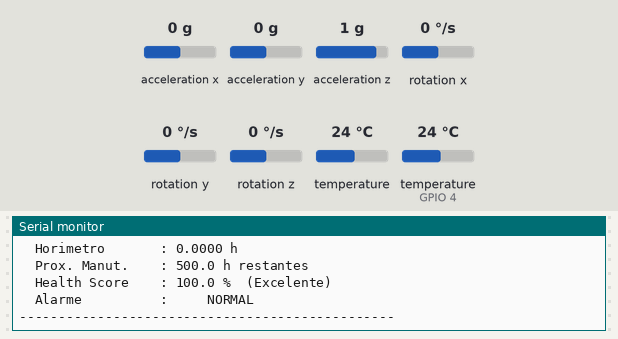
A program run on a simulated ESP32-S3. On the bench: the last lines printed to the serial monitor. Inputs (shaded band) come from the test bench; at power-on: acceleration z 1 g, acceleration x 0 g, temperature (sensor on GPIO 4) 24 °C, acceleration y 0 g, rotation x 0 °/s, rotation y 0 °/s, rotation z 0 °/s, temperature 24 °C.

Above: at 1.9 s.
2.0 s: acceleration z set to -1.4 g
At 3.0 s:
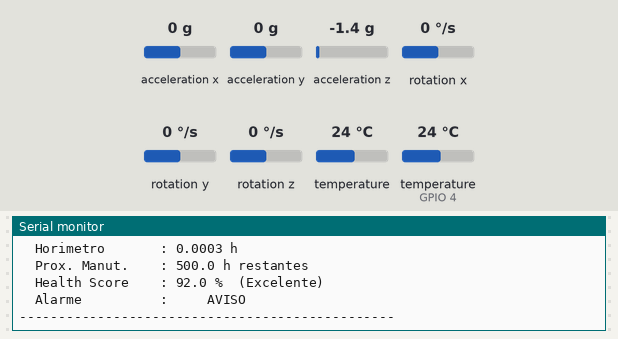
4.9 s: acceleration x set to -1.4 g
At 6.0 s:
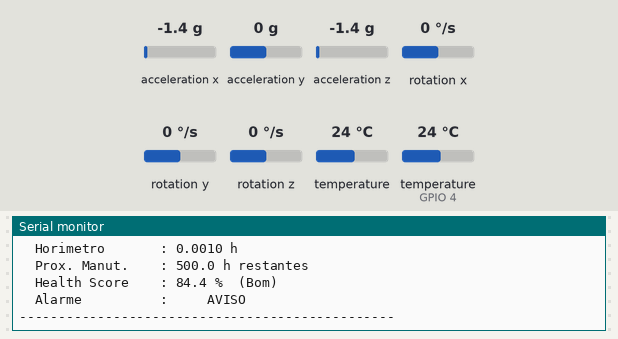
7.6 s: temperature (sensor on GPIO 4) set to 12 °C
9.1 s: acceleration y set to -1.4 g
At 10.4 s:
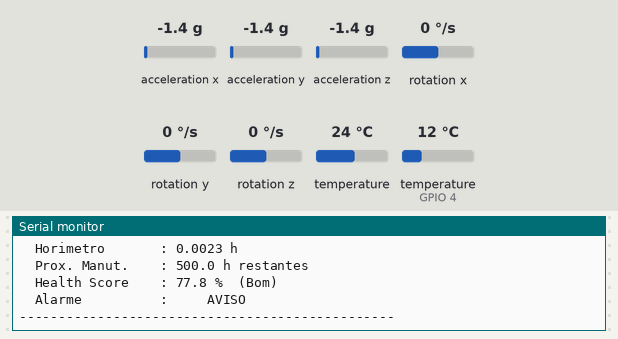
10.6 s: temperature (sensor on GPIO 4) set to 19 °C
Timing chart, 0 to 13.1 s (numbered marks = the images above; inputs shaded):
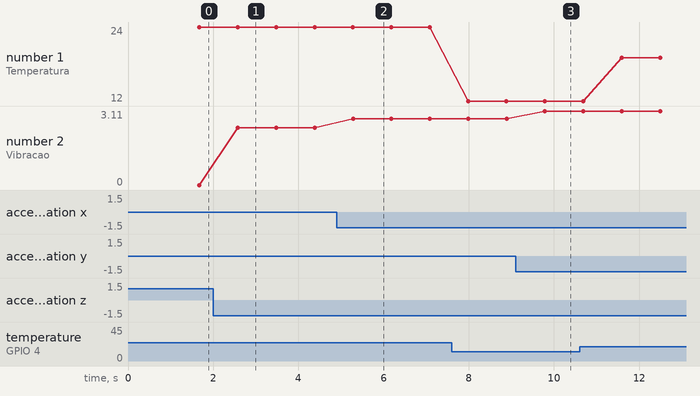

The program:

main.cpp
```cpp
// =============================================================================
//  Project SIGMA - Sistema Inteligente para Gestão e Monitoramento de Ativos
//  Plataforma : ESP32-S3-DevKitC-1
//  Framework  : Arduino via PlatformIO
//  Sensores   : DS18B20 (temperatura) + MPU6050 (vibração)
//  Protocolo  : Serial 115200 baud (MQTT será adicionado futuramente)
// =============================================================================

// -------------------------
//  Bibliotecas necessárias
// -------------------------
#include <Arduino.h>
#include <Wire.h>                   // Comunicação I2C (MPU6050)
#include <OneWire.h>                // Protocolo 1-Wire (DS18B20)
#include <DallasTemperature.h>      // Biblioteca do sensor DS18B20
#include <Adafruit_MPU6050.h>       // Biblioteca do acelerômetro/giroscópio MPU6050
#include <Adafruit_Sensor.h>        // Abstração de sensor da Adafruit (dependência)

// -------------------------
//  Definição de pinos
// -------------------------
#define PINO_ONE_WIRE   4   // Pino de dados do DS18B20 (com resistor pull-up 4.7kΩ)
#define PINO_MPU_SDA    8   // Pino SDA do barramento I2C
#define PINO_MPU_SCL    9   // Pino SCL do barramento I2C
#define PINO_MPU_INT   14   // Pino de interrupção do MPU6050 (não usado ativamente)

// -------------------------
//  Configurações do sistema
// -------------------------
#define INTERVALO_LEITURA_MS     100    // Intervalo entre leituras (milissegundos)
#define INTERVALO_MANUTENCAO_H   500.0  // Horas entre manutenções preventivas
#define TEMP_AVISO_MIN           25.0   // Temperatura mínima para operação normal (°C)
#define TEMP_AVISO_MAX           55.0   // Temperatura máxima antes de gerar aviso (°C)
#define TEMP_CRITICA             65.0   // Temperatura crítica — alarme máximo (°C)
#define VIB_AVISO                2.0    // Vibração em g para gerar aviso
#define VIB_CRITICA              4.0    // Vibração em g para estado crítico

// -------------------------
//  Instâncias dos sensores
// -------------------------

// Forward declarations
float calcularVibracaoRMS();
float calcularHealthScore(float temp, float vib, float horas);
String classificarAlarme(float temp, float vib);
String obterClassificacaoHealth(float score);
void imprimirRelatorio();

OneWire         barramento1Wire(PINO_ONE_WIRE); // Barramento 1-Wire no pino definido
DallasTemperature sensorTemp(&barramento1Wire); // Sensor DS18B20 no barramento
Adafruit_MPU6050  mpu;                          // Objeto do MPU6050

// -------------------------
//  Variáveis de controle
// -------------------------
unsigned long ultimaLeitura    = 0;   // Timestamp da última leitura (ms)
unsigned long inicioSistema    = 0;   // Timestamp do início do sistema (ms)
float         temperatura      = 0.0; // Temperatura lida em °C
float         vibracaoRMS      = 0.0; // Vibração resultante em g
float         horimetro        = 0.0; // Horas de operação acumuladas
float         healthScore      = 0.0; // Pontuação de saúde do motor (0–100%)
String        statusAlarme     = "";  // Status do alarme: NORMAL / AVISO / CRITICO

// =============================================================================
//  FUNÇÃO: calcularVibracaoRMS
//  Lê 50 amostras do acelerômetro MPU6050 e calcula a magnitude RMS resultante.
//  Subtrai 1g do eixo Z para remover o efeito da gravidade estática.
//  Retorna: vibração em unidades g (força gravitacional)
// =============================================================================
float calcularVibracaoRMS() {
  const int   NUM_AMOSTRAS = 50;      // Quantidade de amostras para média
  float       somaQuadrados = 0.0;    // Acumulador dos quadrados das magnitudes
  sensors_event_t accel, gyro, temp;  // Estruturas de evento do sensor

  for (int i = 0; i < NUM_AMOSTRAS; i++) {
    mpu.getEvent(&accel, &gyro, &temp); // Lê todos os eixos do MPU6050

    // Calcula magnitude 3D em m/s² e converte para g (1g = 9.81 m/s²)
    float ax = accel.acceleration.x / 9.81;
    float ay = accel.acceleration.y / 9.81;
    float az = (accel.acceleration.z / 9.81) - 1.0; // Remove gravidade estática no eixo Z

    // Acumula o quadrado da magnitude resultante
    somaQuadrados += (ax * ax) + (ay * ay) + (az * az);
  }

  // Retorna a raiz quadrada da média dos quadrados (RMS)
  return sqrt(somaQuadrados / NUM_AMOSTRAS);
}

// =============================================================================
//  FUNÇÃO: calcularHealthScore
//  Calcula a pontuação de saúde do motor de 0 a 100%.
//
//  Pesos:
//    - Temperatura  : 40%
//    - Vibração     : 40%
//    - Horímetro    : 20%
//
//  Retorna: healthScore entre 0.0 e 100.0
// =============================================================================
float calcularHealthScore(float temp, float vib, float horas) {
  // --- Componente de temperatura (0.0 a 1.0) ---
  // Abaixo de TEMP_AVISO_MAX → saúde plena
  // Acima de TEMP_CRITICA    → saúde zero neste componente
  float scoreTemp;
  if (temp <= TEMP_AVISO_MAX) {
    scoreTemp = 1.0; // Temperatura dentro do range normal
  } else if (temp >= TEMP_CRITICA) {
    scoreTemp = 0.0; // Temperatura crítica — componente zerado
  } else {
    // Degradação linear entre TEMP_AVISO_MAX e TEMP_CRITICA
    scoreTemp = 1.0 - ((temp - TEMP_AVISO_MAX) / (TEMP_CRITICA - TEMP_AVISO_MAX));
  }

  // --- Componente de vibração (0.0 a 1.0) ---
  // Abaixo de VIB_AVISO  → saúde plena
  // Acima de VIB_CRITICA → saúde zero neste componente
  float scoreVib;
  if (vib <= VIB_AVISO) {
    scoreVib = 1.0; // Vibração dentro do range normal
  } else if (vib >= VIB_CRITICA) {
    scoreVib = 0.0; // Vibração crítica — componente zerado
  } else {
    // Degradação linear entre VIB_AVISO e VIB_CRITICA
    scoreVib = 1.0 - ((vib - VIB_AVISO) / (VIB_CRITICA - VIB_AVISO));
  }

  // --- Componente de horímetro (0.0 a 1.0) ---
  // Degrada nos últimos 20% do intervalo de manutenção
  float limiteDegrade = INTERVALO_MANUTENCAO_H * 0.80; // 80% do intervalo = 400h
  float scoreHoras;
  if (horas <= limiteDegrade) {
    scoreHoras = 1.0; // Dentro do período seguro
  } else if (horas >= INTERVALO_MANUTENCAO_H) {
    scoreHoras = 0.0; // Manutenção vencida
  } else {
    // Degradação linear nos últimos 20% do intervalo
    scoreHoras = 1.0 - ((horas - limiteDegrade) / (INTERVALO_MANUTENCAO_H - limiteDegrade));
  }

  // --- Score final ponderado (0 a 100%) ---
  // Temperatura: 40% | Vibração: 40% | Horímetro: 20%
  return (scoreTemp * 40.0) + (scoreVib * 40.0) + (scoreHoras * 20.0);
}

// =============================================================================
//  FUNÇÃO: classificarAlarme
//  Determina o nível de alarme com base nos valores medidos.
//
//  Prioridade: CRITICO > AVISO > NORMAL
//  Retorna: String com o nível de alarme
// =============================================================================
String classificarAlarme(float temp, float vib) {
  // Verifica condições críticas (qualquer sensor em estado crítico)
  if (temp >= TEMP_CRITICA || vib >= VIB_CRITICA) {
    return "*** CRITICO ***";
  }
  // Verifica condições de aviso (qualquer sensor acima do limite normal)
  if (temp >= TEMP_AVISO_MAX || vib >= VIB_AVISO) {
    return "    AVISO    ";
  }
  // Operação normal
  return "    NORMAL   ";
}

// =============================================================================
//  FUNÇÃO: obterClassificacaoHealth
//  Retorna uma string descritiva para o health score calculado.
// =============================================================================
String obterClassificacaoHealth(float score) {
  if (score >= 90.0) return "Excelente";
  if (score >= 70.0) return "Bom";
  if (score >= 50.0) return "Manutencao Recomendada";
  return "CONDICAO CRITICA";
}

// =============================================================================
//  FUNÇÃO: imprimirRelatorio
//  Formata e imprime no Monitor Serial o relatório completo de status do motor.
// =============================================================================
void imprimirRelatorio() {
  float horasRestantes = INTERVALO_MANUTENCAO_H - horimetro;
  if (horasRestantes < 0) horasRestantes = 0; // Nunca exibir valor negativo

  Serial.println(F("------------------------------------------------"));
  Serial.print(F("  Timestamp       : "));
  Serial.print(millis());
  Serial.println(F(" ms"));
  Serial.println(F("------------------------------------------------"));

  // --- Temperatura ---
  Serial.print(F("  Temperatura     : "));
  Serial.print(temperatura, 1);
  Serial.println(F(" oC"));

  // --- Vibração ---
  Serial.print(F("  Vibracao        : "));
  Serial.print(vibracaoRMS, 3);
  Serial.println(F(" g"));

  // --- Horímetro ---
  Serial.print(F("  Horimetro       : "));
  Serial.print(horimetro, 4);
  Serial.println(F(" h"));

  // --- Próxima manutenção ---
  Serial.print(F("  Prox. Manut.    : "));
  Serial.print(horasRestantes, 1);
  Serial.println(F(" h restantes"));

  // --- Health Score ---
  Serial.print(F("  Health Score    : "));
  Serial.print(healthScore, 1);
  Serial.print(F(" %  ("));
  Serial.print(obterClassificacaoHealth(healthScore));
  Serial.println(F(")"));

  // --- Alarme ---
  Serial.print(F("  Alarme          : "));
  Serial.println(statusAlarme);

  Serial.println(F("------------------------------------------------"));
  Serial.println(); // Linha em branco para separar leituras
}

// =============================================================================
//  SETUP — Executado uma única vez na inicialização
// =============================================================================
void setup() {
  // Inicia comunicação serial para debug e monitoramento
  Serial.begin(115200);
  delay(500); // Aguarda estabilização da porta serial

  Serial.println(F("=============================================="));
  Serial.println(F("  Project SIGMA - Iniciando Sistema...       "));
  Serial.println(F("=============================================="));

  // ------------------------------------------
  //  Inicialização do barramento I2C (MPU6050)
  // ------------------------------------------
  // Inicia I2C com pinos definidos e clock explícito de 400 kHz (Fast Mode)
  // IMPORTANTE: sem Wire.setClock() a biblioteca Adafruit pode falhar no begin()
  Wire.begin(PINO_MPU_SDA, PINO_MPU_SCL);
  Wire.setClock(400000); // 400 kHz — Fast Mode I2C
  delay(150); // Aguarda MPU6050 completar boot interno (mínimo 100 ms recomendado)
  Serial.println(F("  [I2C] Barramento I2C iniciado (400 kHz Fast Mode)."));

  // Tenta conectar ao MPU6050 no endereço padrão 0x68
  // Realiza até 5 tentativas com intervalo de 200 ms entre elas
  // (o sensor pode demorar a responder logo após o power-on)
  bool mpuOk = false;
  for (int tentativa = 1; tentativa <= 5; tentativa++) {
    Serial.print(F("  [I2C] Tentativa "));
    Serial.print(tentativa);
    Serial.print(F(" de 5 — procurando MPU6050 (0x68)..."));
    if (mpu.begin()) {
      mpuOk = true;
      Serial.println(F(" ENCONTRADO!"));
      break;
    }
    Serial.println(F(" nao respondeu."));
    delay(200); // Pausa antes da próxima tentativa
  }

  if (!mpuOk) {
    // Todas as tentativas falharam — exibe checklist de diagnóstico
    Serial.println(F(""));
    Serial.println(F("  [ERRO FATAL] MPU6050 nao encontrado!"));
    Serial.println(F("  Checklist de diagnostico:"));
    Serial.println(F("    1. Pull-up 4.7k no SDA (GPIO8) ligado ao 3.3V?"));
    Serial.println(F("    2. Pull-up 4.7k no SCL (GPIO9) ligado ao 3.3V?"));
    Serial.println(F("    3. VCC do MPU6050 ligado ao 3.3V?"));
    Serial.println(F("    4. GND do MPU6050 ligado ao GND?"));
    Serial.println(F("    5. Pino AD0 no GND = endereco 0x68 (padrao)"));
    Serial.println(F("    5. Pino AD0 no 3.3V = endereco 0x69"));
    Serial.println(F("  Sistema pausado. Corrija a fiacao e reinicie."));
    while (true) {
      delay(1000); // Trava o sistema — aguarda intervenção do usuário
    }
  }
  Serial.println(F("  [OK] MPU6050 inicializado com sucesso."));

  // Configura escala do acelerômetro para ±8g (adequado para vibração industrial)
  mpu.setAccelerometerRange(MPU6050_RANGE_8_G);
  Serial.println(F("  [MPU] Escala do acelerometro: +/- 8g"));

  // Configura escala do giroscópio para ±500°/s
  mpu.setGyroRange(MPU6050_RANGE_500_DEG);
  Serial.println(F("  [MPU] Escala do giroscopio: +/- 500 deg/s"));

  // Configura filtro passa-baixa para reduzir ruído (banda de 21 Hz)
  mpu.setFilterBandwidth(MPU6050_BAND_21_HZ);
  Serial.println(F("  [MPU] Filtro passa-baixa: 21 Hz"));

  // ------------------------------------------
  //  Inicialização do DS18B20 (temperatura)
  // ------------------------------------------
  sensorTemp.begin(); // Inicia o barramento 1-Wire e detecta sensores
  int qtdSensores = sensorTemp.getDeviceCount();
  Serial.print(F("  [DS18B20] Sensores encontrados: "));
  Serial.println(qtdSensores);

  if (qtdSensores == 0) {
    // Nenhum sensor de temperatura encontrado — avisa mas continua
    Serial.println(F("  [AVISO] Nenhum DS18B20 detectado! Verifique pull-up e fiacao."));
  } else {
    // Configura resolução máxima de 12 bits (precisão de 0.0625°C)
    sensorTemp.setResolution(12);
    Serial.println(F("  [DS18B20] Resolucao configurada: 12 bits (0.0625 oC)"));
  }

  // Salva o momento de início para calcular horímetro
  inicioSistema = millis();
  ultimaLeitura = millis();

  Serial.println(F("=============================================="));
  Serial.println(F("  Sistema pronto. Iniciando monitoramento..."));
  Serial.println(F("=============================================="));
  Serial.println();
}

// =============================================================================
//  LOOP — Executado continuamente
// =============================================================================
void loop() {
  unsigned long agora = millis(); // Captura tempo atual em ms

  // Verifica se o intervalo de leitura foi atingido
  if (agora - ultimaLeitura >= INTERVALO_LEITURA_MS) {
    ultimaLeitura = agora; // Atualiza timestamp da última leitura

    // ------------------------------------------
    //  1. Atualiza horímetro de operação
    // ------------------------------------------
    // Converte milissegundos de operação para horas (1h = 3.600.000 ms)
    horimetro = (float)(agora - inicioSistema) / 3600000.0;

    // ------------------------------------------
    //  2. Leitura de temperatura (DS18B20)
    // ------------------------------------------
    sensorTemp.requestTemperatures(); // Solicita conversão de temperatura
    float leituraTemp = sensorTemp.getTempCByIndex(0); // Lê primeiro sensor em °C

    // Verifica se a leitura é válida (-127 indica erro de comunicação)
    if (leituraTemp != DEVICE_DISCONNECTED_C) {
      temperatura = leituraTemp;
    } else {
      // Mantém último valor válido e notifica via serial
      Serial.println(F("  [AVISO] Falha na leitura do DS18B20!"));
    }

    // ------------------------------------------
    //  3. Leitura de vibração (MPU6050)
    // ------------------------------------------
    vibracaoRMS = calcularVibracaoRMS(); // Calcula RMS de 50 amostras

    // ------------------------------------------
    //  4. Cálculo do Health Score e Alarme
    // ------------------------------------------
    healthScore  = calcularHealthScore(temperatura, vibracaoRMS, horimetro);
    statusAlarme = classificarAlarme(temperatura, vibracaoRMS);

    // ------------------------------------------
    //  5. Impressão do relatório no Serial Monitor
    // ------------------------------------------
    imprimirRelatorio();
  }
}
```

Measured:
- after the input at 2.0 s, the serial monitor: prints a new line after 0.58 s (image 1)
- after the input at 4.9 s, the serial monitor: prints a new line after 0.38 s (image 2)
- after the input at 9.1 s, the serial monitor: prints a new line after 0.69 s (image 3)
- plotted number 1: 24 → 12 after the input at 7.6 s, 12 → 19 after the input at 10.6 s
- plotted number 2: 0 → 2.4 after the input at 2.0 s, 2.4 → 2.78 after the input at 4.9 s, 2.78 → 3.11 after the input at 9.1 s
